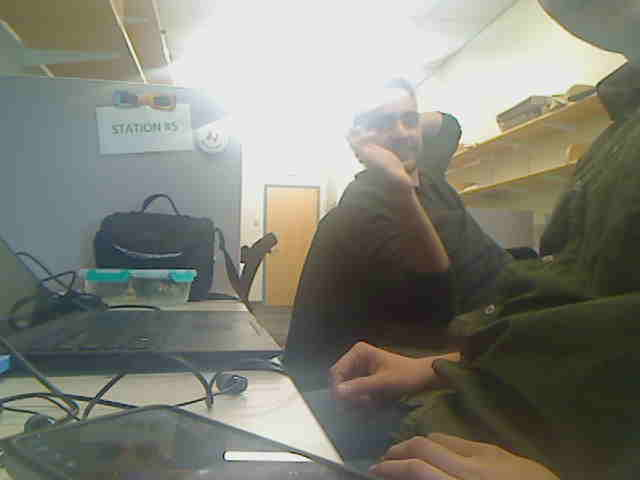
//> input picture opencv_cameraTest/frame.png, 640 x 480 px
$ ./contour_find   (built with g++ and OpenCV 4)
//> lines starting //> are read from the running program, lines starting //| are printed output that depends on the picture; after the words box and inside, x2 and y2 are one past the last pixel; in counts of white or black regions, pixels touching at a corner belong together
#include <iostream>
#include "opencv2/core/core.hpp"
#include "opencv2/imgproc/imgproc.hpp"
#include "opencv2/highgui/highgui.hpp"

int main(int argc, const char * argv[]) {

    cv::Mat image= cv::imread("frame.png");
//> image is the input picture: 480 rows x 640 cols, CV_8UC3; mean B, G, R 117.9, 128.5, 127.5
    if (!image.data) {
        std::cout << "Image file not found\n";
        return 1;
    }

    //Prepare the image for findContours
    cv::cvtColor(image, image, cv::COLOR_BGR2GRAY);
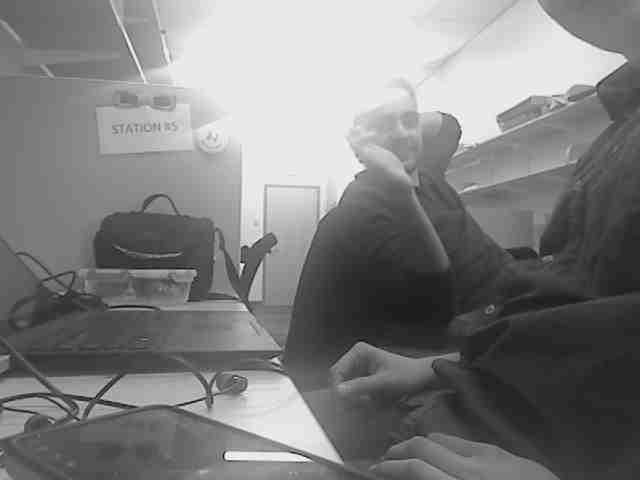
//> image: 480 rows x 640 cols, CV_8UC1; min 10, max 254, mean 127
    cv::threshold(image, image, 128, 255, cv::THRESH_BINARY);
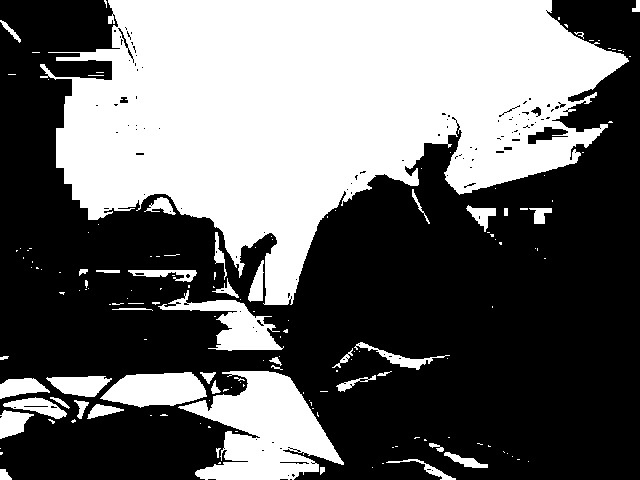
//> image: 480 rows x 640 cols, CV_8UC1; 40.9% white; 158 white regions (117 under 20 px)

    //Find the contours. Use the contourOutput Mat so the original image doesn't get overwritten
    std::vector<std::vector<cv::Point> > contours;
    cv::Mat contourOutput = image.clone();
    cv::findContours( contourOutput, contours, cv::RETR_LIST, cv::CHAIN_APPROX_NONE );
//> contours = 307 contours, 255 with area under 20; largest, box (x1, y1, x2, y2) and area: (40, 0, 629, 305) 101756, (178, 371, 344, 480) 9582, (100, 372, 207, 408) 2600, (158, 290, 284, 351) 2440, (46, 376, 112, 397) 854

    //Draw the contours
    cv::Mat contourImage(image.size(), CV_8UC3, cv::Scalar(0,0,0));
    cv::Scalar colors[3];
    colors[0] = cv::Scalar(255, 0, 0);
    colors[1] = cv::Scalar(0, 255, 0);
    colors[2] = cv::Scalar(0, 0, 255);
    for (size_t idx = 0; idx < contours.size(); idx++) {
        cv::drawContours(contourImage, contours, idx, colors[idx % 3]);
    }
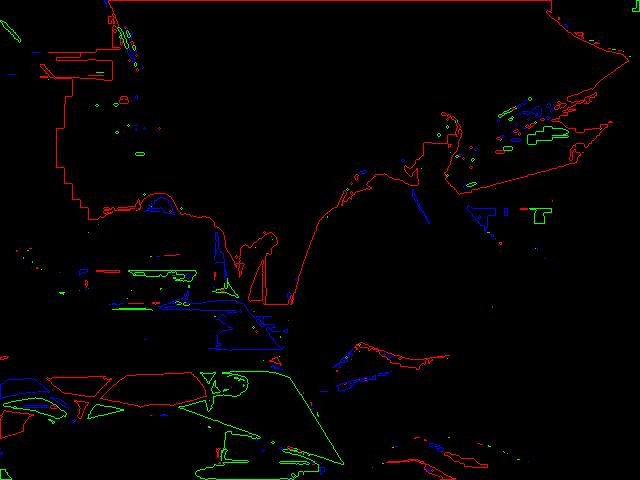
//> contourImage: 480 rows x 640 cols, CV_8UC3; mean B, G, R 1.5, 1.9, 3.6

// [5 lines of commented-out code are left out]
    cv::imwrite("output.png", contourImage);
    return 0;
}
